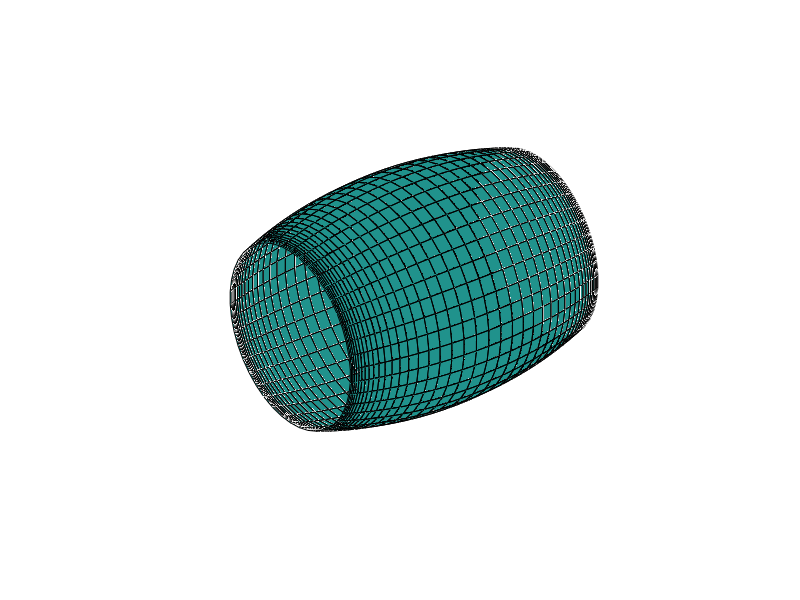

The MATLAB script that drew this image:
% Lattice plot
cd output
load test1-Cx.mat
cd ..

color =zeros(1764,5); 
j=figure(33)
fill3(lattice.XYZ(:,:,1)',lattice.XYZ(:,:,2)',lattice.XYZ(:,:,3)',color')

axis equal
axis off
set(j,'color','white')
